Frame 1 (no input): blank canvas, image omitted
Frame 60 (no input): blank canvas, image omitted
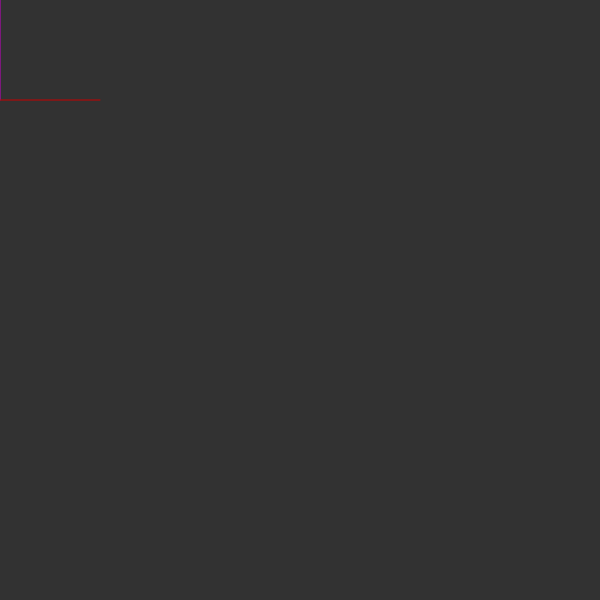
Frame 120 (the mouse pressed at the canvas centre since frame 60)

The p5.js sketch whose frames 1 and 60 were blank and that drew this single picture after the mouse press (run headless with seeded random() and noise() and a simulated clock; from frame 60 on, the mouse is pressed at the canvas centre):

// p5.js sketch
// ── sketch.js
var lengthR1;
var lengthR2;

var arm = function (x,y){
	this.x;
	this.y;
	if(typeof x === null){this.x = 0;}
	if(typeof y === null){this.y = 0;}
	var setPos = function(x,y){
		this.x = x;
		this.y = y;
		print("WORKED!!, (", x,",",y,")");
	}
}

function armDraw(x,y, l1,l2){
	
  var angle1 = map(x,0,width,0,180);
  var angle2 = map(y,0,height,0,180);
  var length1 = l1;
  var length2 = l2;
  
  var tx1 = cos(angle1) * length1;
  var ty1 = sin(angle1) * length1;
  var tx2 = tx1 + cos(angle1 + angle2 - 180) * length2;
  var ty2 = ty1 + sin(angle1 + angle2 - 180) * length2;
  
  stroke(200,0,200);
  
  line(0,0,tx1,ty1);
    stroke(200,0,0);

  line(tx1,ty1,tx2,ty2);
  print(tx1,ty1,tx2,ty2);
}

function setup() {
  createCanvas(600,600);
  background(50);
  //var hand = arm;
  //todo calc arm pos class
  angleMode(DEGREES);
    
   
  var slr = 10;//scalar
  var x = 14 ;
  var y = 5;
  
  var x0 = 0;
  var y0 = 0;
  
  var x1 = 6*slr;
  var y1 = 5*slr;
  
  var x2 = x*slr;
  var y2 = y*slr;
  

  var line1 = sqrt(sq(x1 - x0) + sq(y1 - y0));
  var line2 = sqrt(sq(x2 - x1) + sq(y2 - y1));
  var theta1 = 0; //base angle  
  var theta2 = 0; // elbow angle
  
  
  /*
  theta1 = cos-1(
  	(line1^2 + (x^2 + y ^2) - line2^2)/
  	(2 * line1 * root(x^2 + y^2))
  	) + tan -1(y/x);
  theta2 = cos-1(
  		(line1^2 + line2^2 - (x^2 + x^2))/
  		(2*line1*line2)
  	);
  */
  //radians base angle
  
  theta1 = acos((sq(line1) + ( sq(x) + sq(y) ) - sq(line2) )/(2 * line1 * sqrt(sq(x) + sq(y)))) + atan(y/x);
  //radians elbow angle
  theta2 = acos((sq(line1) + sq(line2) - ( sq(x) + sq(y) ) )/ ( 2 * line1 * line2) );
  
  baseAngle = theta1;
  elbowAngle = theta2;

  //start lines
  stroke(0,255,255);
  
  line(x0,y0,x1,y1);
  line(x1,y1,x2,y2);
  
  
  //test lines
  stroke(0,255,0);
  //translate(100,0);
  rotate(baseAngle-elbowAngle-90);
  line(x0,y0,line1,y0);
  
  //line(,,,);
  
  
  print(`${theta1},${theta2},${line1},${line2}`);
  print(`${baseAngle},${elbowAngle}`);
   //lengthR1 = createSlider(0,100,0);
   //lengthR1.position(20,60);
   //lengthR2 = createSlider(0,100,0);
   //lengthR12.position(40,60);
}

function draw() {
  background(50);
  armDraw(mouseX,mouseY,100,100/*lengthR1.value(),lengthR2.value()*/);
}
